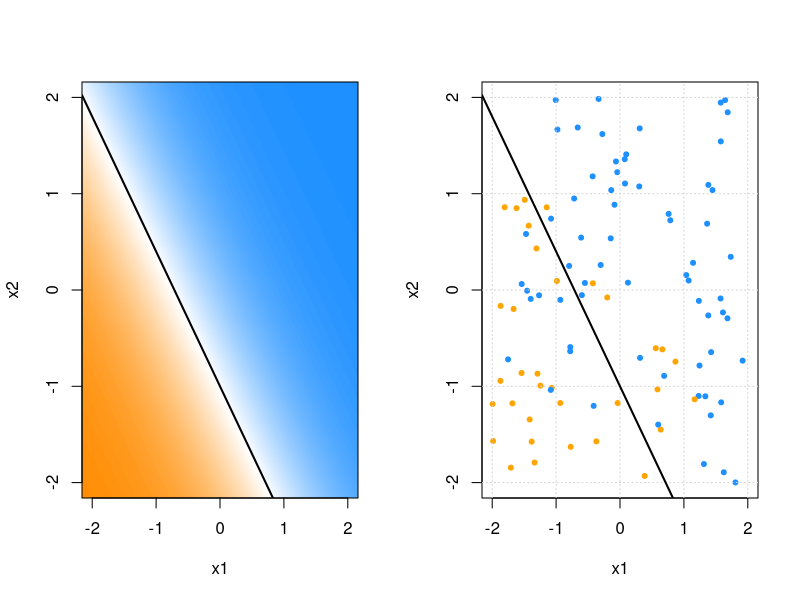

Generate this figure with R:
## ---- chunk 1
knitr::opts_chunk$set(cache = TRUE, autodep = TRUE, fig.align = "center")
## ---- chunk 2
library("dplyr")
library("knitr")
library("kableExtra")
library("tibble")
library("caret")
library("rpart")
library("nnet")
## ---- chunk 3
set.seed(1)
joint_probs = round(1:12 / sum(1:12), 2)
joint_probs = sample(joint_probs)
joint_dist = matrix(data  = joint_probs, nrow = 3, ncol = 4)
colnames(joint_dist) = c("$X = 1$", "$X = 2$", "$X = 3$", "$X = 4$")
rownames(joint_dist) = c("$Y = A$", "$Y = B$", "$Y = C$")
joint_dist %>% kable() %>% kable_styling("bordered", full_width = FALSE)
## ---- chunk 4
# marginal distribution of Y
t(colSums(joint_dist)) %>% kable() %>% kable_styling(full_width = FALSE)

# marginal distribution of X
t(rowSums(joint_dist)) %>% kable() %>% kable_styling(full_width = FALSE)
## ---- chunk 5
gen_data = function(n = 100) {
  x = sample(c(0, 1), prob = c(0.4, 0.6), size = n, replace = TRUE)
  y = ifelse(test = {x == 0},
             yes = sample(c("A", "B", "C"), size = n, prob = c(0.25, 0.50, 0.25), replace = TRUE),
             no = sample(c("A", "B", "C"), size = n, prob = c(0.1, 0.1, 0.4) / 0.6, replace = TRUE))

  tibble(x = x, y = factor(y))
}

test_cases = tibble(x = c(0, 1))

set.seed(42)
some_data = gen_data()

predict(knn3(y ~ x, data = some_data), test_cases)
predict(rpart(y ~ x, data = some_data), test_cases)
predict(multinom(y ~ x, data = some_data, trace = FALSE), test_cases, type = "prob")
## ---- chunk 6
sim_2d_logistic = function(beta_0, beta_1, beta_2, n) {
  
  par(mfrow = c(1, 2))
  
  prob_plane = as_tibble(expand.grid(x1 = -220:220 / 100, 
                                     x2 = -220:220 / 100))
  prob_plane$p = with(prob_plane, 
                      boot::inv.logit(beta_0 + beta_1 * x1 + beta_2 * x2))
  
  do_to_db = colorRampPalette(c('darkorange', "white", 'dodgerblue'))
  
  plot(x2 ~ x1, data = prob_plane, 
       col = do_to_db(100)[as.numeric(cut(prob_plane$p, 
                                          seq(0, 1, length.out = 101)))],
       xlim = c(-2, 2), ylim = c(-2, 2), pch = 20)
  abline(-beta_0 / beta_2, -beta_1 / beta_2, col = "black", lwd = 2)
  
  x1 = runif(n = n, -2, 2)
  x2 = runif(n = n, -2, 2)
  y = rbinom(n = n, size = 1, prob = boot::inv.logit(beta_0 + beta_1 * x1 + beta_2 * x2))
  y = ifelse(y == 1, "dodgerblue", "orange")
  asdf = tibble(x1, x2, y)
  
  plot(x2 ~ x1, data = asdf, col = y, xlim = c(-2, 2), ylim = c(-2, 2), pch = 20)
  grid()
  abline(-beta_0 / beta_2, -beta_1 / beta_2, col = "black", lwd = 2)
  
}

sim_2d_logistic(beta_0 = 2 * 0.5, beta_1 = 2* 0.7, beta_2 = 2* 0.5, n = 100)
